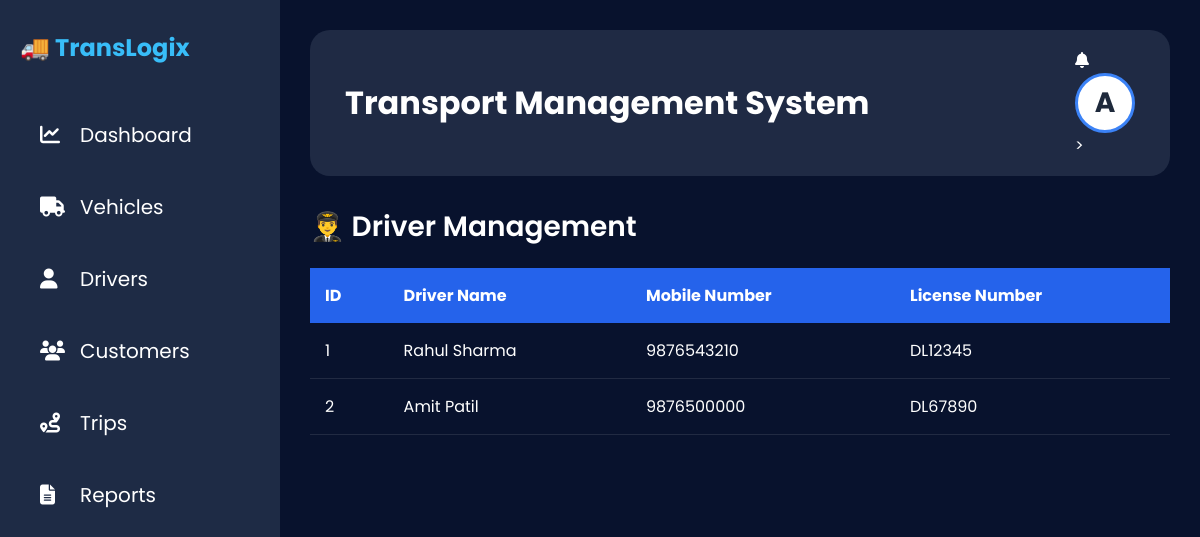
Page /drivers on the earlier database version.
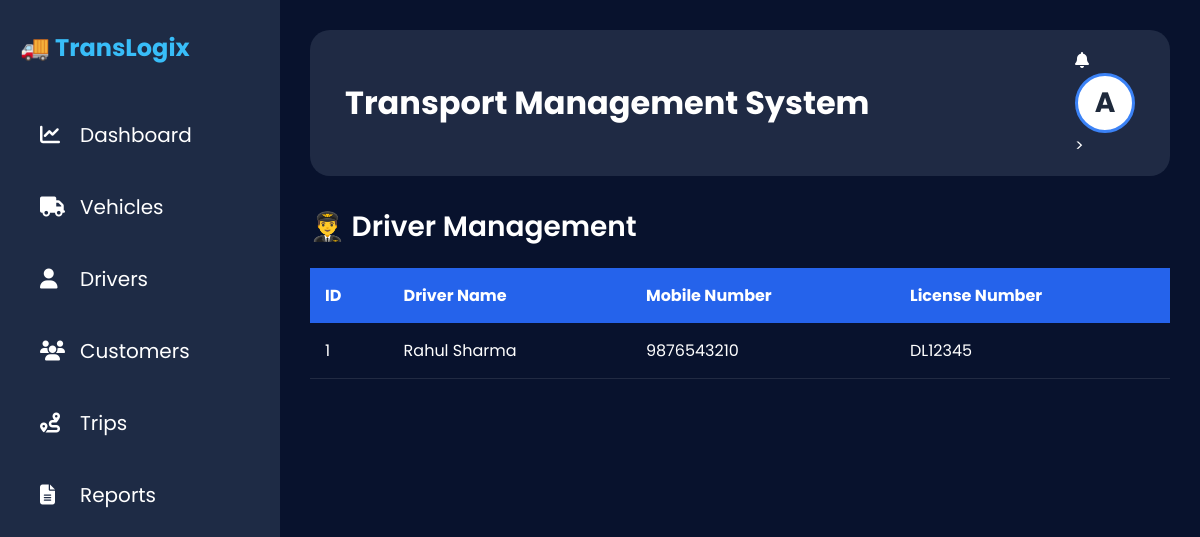
Same page on the later database version.
### app.py (models this page shows)
class Driver(db.Model):
    id = db.Column(db.Integer, primary_key=True)
    name = db.Column(db.String(100))
    mobile = db.Column(db.String(20))
    license_no = db.Column(db.String(50))

### app.py (the view)
@app.route("/drivers")
def drivers():
    return render_template(
        "drivers.html",
        drivers=Driver.query.all()
    )

### app.py (called while the page is built)
@app.context_processor
def inject_user():
    user = None
    if session.get("user_id"):
        user = User.query.get(session["user_id"])
    return dict(current_user=user)

### templates/drivers.html
{% extends "base.html" %}
{% block content %}
<h2 class="page-title">
    👨‍✈️ Driver Management
</h2>
<table class="table">
    <thead>
        <tr>
            <th>ID</th>
            <th>Driver Name</th>
            <th>Mobile Number</th>
            <th>License Number</th>
        </tr>
    </thead>
    <tbody>
        {% for driver in drivers %}
        <tr>
            <td>{{ driver.id }}</td>
            <td>{{ driver.name }}</td>
            <td>{{ driver.mobile }}</td>
            <td>{{ driver.license_no }}</td>
        </tr>
        {% endfor %}
    </tbody>
</table>
{% endblock %}

Differences in the rows shown:
removed Driver: id "2", name "Amit Patil", mobile "9876500000", license_no "DL67890"
